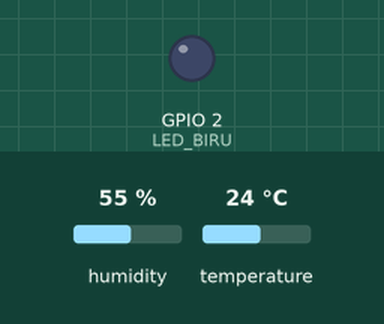
This sketch was run on a simulated ESP32. On the bench: output pins drawn as LEDs (lit = HIGH). The test bench sets the inputs (shaded band); at power-on: humidity 55 %, temperature 24 °C. Storage starts empty; what the sketch prints to the serial monitor is not drawn.

Above: at 30.5 s.
Timing chart, 0 to 79.0 s (numbered marks = the images above):
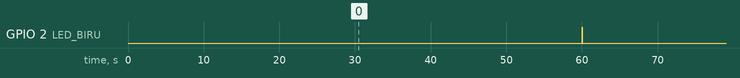

The sketch:

p2_logger_csv.ino
```cpp
/*
 * BAB 41 - Program 2: Data Logger CSV Sederhana
 * - Membaca DHT11 setiap 10 detik; setiap bacaan menjadi satu baris CSV
 * - Baris-baris ditampung dulu di RAM, lalu ditulis sekaligus ke
 *   /dht11.csv setiap 60 detik (buka -> tambah -> tutup)
 * - Baris judul ditulis otomatis kalau file belum ada
 * - LED biru di board (IO2) menyala selama menulis ke kartu
 *
 * Rangkaian: DHT (header hijau) -> IO27.
 * microSD: CS = IO5, MOSI = IO23, CLK = IO18, MISO = IO19 (lewat jumper cap).
 */

#include <SPI.h>
#include <SD.h>
#include <DHT.h>
#include <esp_timer.h>

#define PIN_SCK  18  // CLK
#define PIN_MISO 19
#define PIN_MOSI 23
#define PIN_CS   5
#define PIN_DHT  27
#define TIPE_DHT DHT11
#define LED_BIRU 2   // LED biru bawaan board ESP32

// Format CSV (penjelasan di 41.5.3):
//   false -> pemisah kolom koma, desimal titik       contoh: 10,28.4,70,ok
//   true  -> pemisah kolom titik koma, desimal koma  contoh: 10;28,4;70;ok
const bool FORMAT_INDONESIA = false;

const uint32_t KECEPATAN_SPI = 4000000;  // 4 MHz
const char *FILE_LOG = "/dht11.csv";
const char *JUDUL_KOLOM = "detik,suhu_C,kelembapan_persen,status";

// struct Timer dari BAB 16
struct Timer {
  unsigned long interval;   // ms
  unsigned long waktuLalu;  // hasil millis() saat terakhir dijalankan

  // Mengembalikan true kalau sudah waktunya, lalu mencatat waktunya
  bool sudahWaktunya(unsigned long sekarang) {
    if (sekarang - waktuLalu >= interval) {
      waktuLalu = sekarang;
      return true;
    }
    return false;
  }
};

Timer timerBaca = {10000, 0};    // baca sensor setiap 10 detik
Timer timerSimpan = {60000, 0};  // tulis ke kartu setiap 60 detik

DHT dht(PIN_DHT, TIPE_DHT);
bool kartuSiap = false;
String penampung = "";             // baris CSV yang belum ditulis ke kartu
int barisDitampung = 0;            // jumlah baris di penampung
unsigned long barisTersimpan = 0;  // baris yang sudah ditulis sejak menyala

// Mengubah satu baris ke format Indonesia kalau FORMAT_INDONESIA = true:
// koma (pemisah kolom) -> titik koma, titik (desimal) -> koma
void sesuaikanFormat(char *baris) {
  if (!FORMAT_INDONESIA) {
    return;
  }
  for (int i = 0; baris[i] != '\0'; i++) {
    if (baris[i] == ',') {
      baris[i] = ';';
    } else if (baris[i] == '.') {
      baris[i] = ',';
    }
  }
}

// Membuat file log beserta baris judulnya kalau file belum ada
bool siapkanFileLog() {
  if (SD.exists(FILE_LOG)) {
    return true;
  }
  File f = SD.open(FILE_LOG, FILE_WRITE);
  if (!f) {
    return false;
  }
  char judul[64];
  snprintf(judul, sizeof(judul), "%s", JUDUL_KOLOM);
  sesuaikanFormat(judul);
  f.print(judul);
  f.print("\r\n");
  f.close();
  Serial.printf("[FILE] %s baru dibuat\n", FILE_LOG);
  return true;
}

// Membaca DHT11 lalu menambahkan satu baris CSV ke penampung
void bacaSensor() {
  // Detik sejak ESP32 menyala, dari pewaktu 64 bit (tidak kembali ke 0)
  unsigned long long detik = esp_timer_get_time() / 1000000ULL;
  float suhu = dht.readTemperature();
  float lembap = dht.readHumidity();

  char baris[48];
  if (isnan(suhu) || isnan(lembap)) {
    snprintf(baris, sizeof(baris), "%llu,,,gagal", detik);  // kolom nilai dikosongkan
    Serial.printf("[BACA] %llu s: gagal membaca DHT11 (cek kabel DHT -> 27)\n", detik);
  } else {
    snprintf(baris, sizeof(baris), "%llu,%.1f,%.0f,ok", detik, suhu, lembap);
    Serial.printf("[BACA] %llu s: %.1f °C, %.0f %%\n", detik, suhu, lembap);
  }
  sesuaikanFormat(baris);
  penampung += baris;
  penampung += "\r\n";
  barisDitampung = barisDitampung + 1;
}

// Menulis seluruh isi penampung ke kartu: buka -> tambah -> tutup
void simpanKeKartu() {
  if (barisDitampung == 0) {
    return;
  }
  bool berhasil = false;
  if (kartuSiap) {
    digitalWrite(LED_BIRU, HIGH);  // tanda: sedang menulis, jangan cabut kartu
    File f = SD.open(FILE_LOG, FILE_APPEND);
    if (f) {
      size_t ditulis = f.print(penampung);
      f.close();  // close() = data dikirim ke kartu
      berhasil = (ditulis == penampung.length());
    }
    digitalWrite(LED_BIRU, LOW);
  }

  if (berhasil) {
    barisTersimpan = barisTersimpan + barisDitampung;
    Serial.printf("[SIMPAN] %d baris ditulis ke %s (total %lu baris sejak menyala)\n",
                  barisDitampung, FILE_LOG, barisTersimpan);
  } else {
    Serial.printf("[SIMPAN] Gagal! %d baris dibuang. Kartu tidak ada atau dicabut?\n",
                  barisDitampung);
  }
  penampung = "";  // kosongkan penampung untuk menit berikutnya
  barisDitampung = 0;
}

void setup() {
  Serial.begin(115200);
  delay(1000);  // beri waktu Serial Monitor tersambung
  pinMode(LED_BIRU, OUTPUT);
  digitalWrite(LED_BIRU, LOW);
  dht.begin();
  penampung.reserve(512);  // siapkan tempat di RAM sejak awal
  Serial.println();
  Serial.println("BAB 41 - Program 2: Data Logger CSV Sederhana");

  SPI.begin(PIN_SCK, PIN_MISO, PIN_MOSI);  // urutan: SCK, MISO, MOSI
  if (SD.begin(PIN_CS, SPI, KECEPATAN_SPI) && siapkanFileLog()) {
    kartuSiap = true;
    Serial.printf("Kartu siap. Data dicatat ke %s\n", FILE_LOG);
  } else {
    Serial.println("Kartu tidak siap! Data hanya ditampilkan, tidak disimpan.");
  }
  Serial.println("Baca setiap 10 detik, tulis ke kartu setiap 60 detik.");
}

void loop() {
  unsigned long sekarang = millis();

  if (timerBaca.sudahWaktunya(sekarang)) {
    bacaSensor();
  }
  if (timerSimpan.sudahWaktunya(sekarang)) {
    simpanKeKartu();
  }
}
```

Measured:
- by itself, GPIO 2 (LED_BIRU): alternates HIGH for 0.01 s and LOW for 60.0 s
